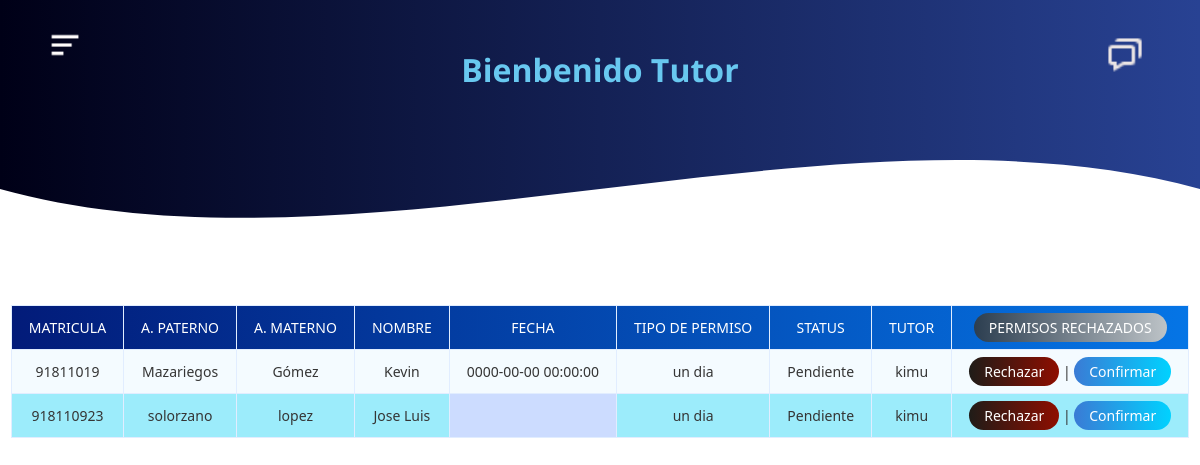
/web/tutor.php?nombre=kimu (signed in), run on the app's committed database.
### tables this page shows
CREATE TABLE `tbl_user` (
  `idtbl_user` int(10) UNSIGNED NOT NULL,
  `matriculauser` bigint(20) DEFAULT NULL,
  `tx_nombreuser` varchar(45) NOT NULL,
  `tx_appaterno` varchar(45) DEFAULT NULL,
  `tx_apmaterno` varchar(45) DEFAULT NULL,
  `tx_username` varchar(45) DEFAULT NULL,
  `tx_password` varchar(45) DEFAULT NULL,
  `ctg_tipousuario_idctg_tipousuario` int(10) UNSIGNED NOT NULL,
  `carrera_idcarrera` int(10) UNSIGNED NOT NULL,
  `cuatrimestre_idcuatrimestre` int(10) UNSIGNED NOT NULL,
  `grupo_idgrupo` int(10) UNSIGNED NOT NULL,
  `dt_registro` datetime DEFAULT NULL,
  `tutor` varchar(50) NOT NULL
);

CREATE TABLE `solicitudpermiso_tbl_user` (
  `solicitudpermiso_idsolicitudpermiso` int(10) UNSIGNED NOT NULL,
  `tbl_user_idtbl_user` int(10) UNSIGNED NOT NULL,
  `dt_permiso` datetime DEFAULT NULL,
  `status_permiso_idstatus_permiso` int(10) UNSIGNED DEFAULT NULL
);

CREATE TABLE `solicitudpermiso` (
  `idsolicitudpermiso` int(10) UNSIGNED NOT NULL,
  `tx_tipopermiso` varchar(255) DEFAULT NULL
);

CREATE TABLE `status_permiso` (
  `idstatus_permiso` int(10) UNSIGNED NOT NULL,
  `tx_statuspermiso` varchar(20) DEFAULT NULL
);

### web/tutor.php (the view, shortened to what this page needs)
<!DOCTYPE html>
<html lang="en">
<head>
    <link rel="stylesheet" href="../admin/css/estilos.css">
</head>
<body>
<header>
        <div class="container">
            <nav>
                <a href="#" id="icono" class="icono"><img src="../img/menu-alt-right-regular-24.png" class="img-icon"></a>
                <a href="#" id="open" class="foro"><img src="../img/chat-regular-24.png" class="img-icon"></a>
                <div class="enlaces uno" id="enlaces">
                </div>
            </nav>
        </div>
        <div>
            <h1>
                Bienbenido Tutor
            </h1>
        </div>
    </header>
    <div class="wave">
        <div style="height: 150px; overflow: hidden;" >
            <svg viewBox="0 0 500 150" preserveAspectRatio="none" style="height: 100%; width: 100%;">
                <path d="M0.00,49.98 C150.00,150.00 349.20,-50.00 500.00,49.98 L500.00,150.00 L0.00,150.00 Z"
                style="stroke: none; fill: #fff;">
                </path>
            </svg>
        </div>
    </div>
    <?php
include_once('../bd/db.php');
$db = new Database();
$consulta= $db->connect()->prepare('SELECT * FROM tbl_user INNER JOIN solicitudpermiso_tbl_user INNER JOIN solicitudpermiso INNER JOIN status_permiso WHERE solicitudpermiso_tbl_user.tbl_user_idtbl_user = tbl_user.idtbl_user AND solicitudpermiso_tbl_user.solicitudpermiso_idsolicitudpermiso = solicitudpermiso.idsolicitudpermiso AND solicitudpermiso_tbl_user.status_permiso_idstatus_permiso = status_permiso.idstatus_permiso AND idstatus_permiso=2 ORDER BY tx_appaterno ASC');
$row = $consulta->fetch(PDO::FETCH_NUM);
if(isset($row)){
  ?>
  <br><br><br><center>
  <table class="tabla_datos">
    <thead>
    <tr id='titulo'>
      <td>Matricula</td>
      <td>A. paterno</td>
      <td>A. materno</td>
      <td>nombre</td>
      <td>Fecha</td>
      <td>Tipo de Permiso</td>
      <td>Status</td>
      <td>Tutor</td>
      <td><a class="btn-add" href="actions/p_rechazados.php">Permisos rechazados</a></td>
    </tr>
    </thead>
    <?php
    $tutor = $_GET['nombre'];
    $sql="SELECT * FROM tbl_user INNER JOIN solicitudpermiso_tbl_user INNER JOIN solicitudpermiso INNER JOIN status_permiso WHERE tbl_user.tutor='$tutor' AND solicitudpermiso_tbl_user.tbl_user_idtbl_user = tbl_user.idtbl_user AND solicitudpermiso_tbl_user.solicitudpermiso_idsolicitudpermiso = solicitudpermiso.idsolicitudpermiso AND solicitudpermiso_tbl_user.status_permiso_idstatus_permiso = status_permiso.idstatus_permiso AND idstatus_permiso=2 ORDER BY tx_appaterno ASC";
    $result=mysqli_query($con,$sql);
    while($mostrar=mysqli_fetch_array($result)){
     ?>
    <tr>
        <td><?php echo $mostrar['matriculauser'] ?></td>
        <td><?php echo $mostrar['tx_appaterno'] ?></td>
        <td><?php echo $mostrar['tx_apmaterno'] ?></td>
        <td><?php echo $mostrar['tx_nombreuser'] ?></td>
        <td><?php echo $mostrar['dt_permiso'] ?></td>
        <td><?php echo $mostrar['tx_tipopermiso'] ?></td>
        <td><?php echo $mostrar['tx_statuspermiso'] ?></td>
        <td><?php echo $mostrar['tutor'] ?></td>
        <td>
            <a class="btn-warning" href="actions/rechazado.php?id=<?php print $mostrar['tbl_user_idtbl_user'] ?>">Rechazar</a>
             |
            <a class="btn-mod" href="actions/confirmado.php?id=<?php print $mostrar['tbl_user_idtbl_user'] ?>">Confirmar</a></td>
    </tr>
  <?php
  }
   ?>
  </table>
  </center>
  <?php
}
?>
</body>
</html>

### admin/css/estilos.css (style rules this page uses)
* { margin:0; padding: 0; box-sizing: border-box; }
body { font-family: 'Open Sans', sans-serif; background-color: #fff; }
nav { position: fixed; top: 20px; left: 20px; display: flex; justify-content: flex-start; }
h1 { color: #68C8F0; text-align: center; animation: arriba 1s ease-in; }
nav a { color:#68C8F0; text-decoration: none; }
.img-icon { width: 40px; height: 40px; }
.icono { display: block; z-index: 100000000; animation: moverIzquierda 1s ease-in; }
.foro { position: fixed; top: 30px; right: 30px; display: block; animation: moverDerecha 1s ease-in; }
header { background: #284293; background: -webkit-linear-gradient(to right, #000017, #284293); background: linear-gradient(to right, #000017, #284293); height: auto; padding: 48px; width: 100%; }
.container { width: 95%; max-width: 1200px; display: flex; align-items: center; justify-content: space-around; margin: auto; }
div a { margin: 0 10px; border-radius: 5px; padding: 5px 15px; color: #fff; }
img { display: block; height: 450px; object-fit: cover; animation: arriba 1s ease-in; }
.wave { height: 100px; width: 100%; background: #284293; background: -webkit-linear-gradient(to right, #000017, #284293); background: linear-gradient(to right, #000017, #284293); }
.enlaces { position: fixed; display: flex; top: 0; background: #284293; justify-content: space-around; align-items: center; height: 100vh; left: 0; flex-direction: column; width: 40%; transition: all 1s ease; background: #000017; background: -webkit-linear-gradient(to right, #000017, #17a2dd); background: linear-gradient(to right, #000017, #17a2dd); }
.uno { -webkit-clip-path: circle(0% at 0 0); clip-path: circle(0% at 0 0); }
table { margin: auto; font-family: "Lucida Sans Unicode", "Lucida Grande", "Segoe Ui"; font-size: 12px; }
table td { transition: all .5s; }
.tabla_datos { border-collapse: collapse; font-size: 14px; min-width: 537px; }
.tabla_datos th, .tabla_datos td { border: 1px solid #e1edff; padding: 7px 17px; }
#titulo { background: #0575E6; background: -webkit-linear-gradient(to right, #021B79, #0575E6); background: linear-gradient(to right, #021B79, #0575E6); color: #FFFFFF; border-color: #6ea1cc !important; text-transform: uppercase; text-align: center; }
.tabla_datos tbody td { color: #353535; }
.tabla_datos tbody td { text-align: center; background-color: #9cecfb; }
.tabla_datos tbody tr:nth-child(odd) td { background-color: #f4fbff; }
.tabla_datos tbody td:empty { background-color: #ccdcff; }
.btn-warning { background: #8E0E00; background: -webkit-linear-gradient(to right, #1F1C18, #8E0E00); background: linear-gradient(to right, #1F1C18, #8E0E00); color: #fff; text-decoration: none; padding: 5px 15px; margin: 0; text-align: center; display: inline-block; border-radius: 15px; }
.btn-add { background: #bdc3c7; background: -webkit-linear-gradient(to right, #2c3e50, #bdc3c7); background: linear-gradient(to right, #2c3e50, #bdc3c7); color: #fff; text-decoration: none; padding: 5px 15px; margin: 0; text-align: center; display: inline-block; border-radius: 15px; }
.btn-mod { background: #00d2ff; background: -webkit-linear-gradient(to right, #3a7bd5, #00d2ff); background: linear-gradient(to right, #3a7bd5, #00d2ff); color: #fff; text-decoration: none; padding: 5px 15px; margin: 0; text-align: center; display: inline-block; border-radius: 15px; }

### data on the page
tbl_user: matriculauser "91811019", tx_appaterno "Mazariegos", tx_apmaterno "Gómez", tx_nombreuser "Kevin", solicitudpermiso_tbl_user.dt_permiso "0000-00-00 00:00:00", solicitudpermiso.tx_tipopermiso "un dia", status_permiso.tx_statuspermiso "Pendiente", tutor "kimu"
tbl_user: matriculauser "918110923", tx_appaterno "solorzano", tx_apmaterno "lopez", tx_nombreuser "Jose Luis", solicitudpermiso.tx_tipopermiso "un dia", status_permiso.tx_statuspermiso "Pendiente", tutor "kimu"
